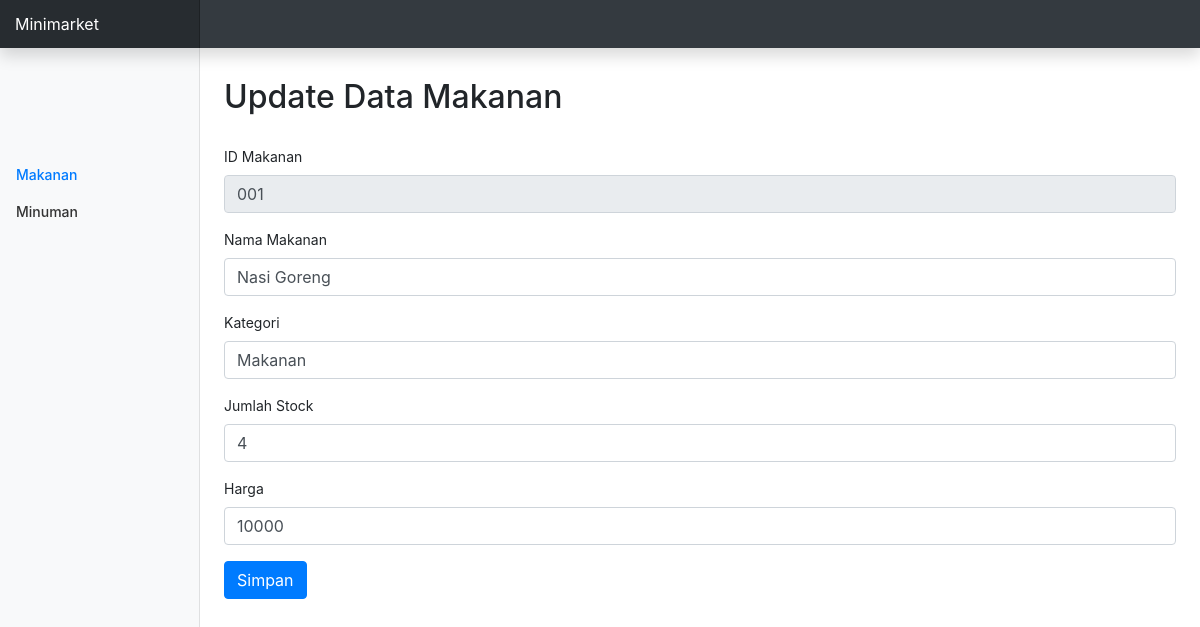
The app's page /update.php?idbarang=001 with its own data.
### tables this page shows
CREATE TABLE `makanan` (
  `idbarang` varchar(20) NOT NULL,
  `namabarang` varchar(100) DEFAULT NULL,
  `kategori` varchar(100) DEFAULT NULL,
  `jumlahstok` char(1) DEFAULT NULL,
  `harga` varchar(200) DEFAULT NULL
);

### conn.php (called while the page is built, shortened)
<?php
function connection() {
   $dbServer = 'localhost';
   $dbUser = 'root';
   $dbPass = '';
   $dbName = "minimarket";
   $conn = mysqli_connect($dbServer, $dbUser, $dbPass);
   mysqli_select_db($conn,$dbName);
   return $conn;
}

### update.php (the view, shortened to what this page needs)
<?php
  include ('conn.php');
  $result = '';
  if ($_SERVER['REQUEST_METHOD'] === 'GET') {
      if (isset($_GET['idbarang'])) {
          $id_upd = $_GET['idbarang'];
          $query = "SELECT * FROM makanan WHERE idbarang = '$id_upd'";
          $result = mysqli_query(connection(),$query);
      }
  }
?>
<!DOCTYPE html>
<html>
  <head>
    <link href="assets/css/bootstrap.min.css" rel="stylesheet">
    <link href="assets/css/dashboard.css" rel="stylesheet">
  </head>
  <body>
    <nav class="navbar navbar-dark fixed-top bg-dark flex-md-nowrap p-0 shadow">
      <a class="navbar-brand col-sm-3 col-md-2 mr-0" href="#">Minimarket</a>
    </nav>
    <div class="container-fluid">
      <div class="row">
        <nav class="col-md-2 d-none d-md-block bg-light sidebar">
          <div class="sidebar-sticky">
            <ul class="nav flex-column" style="margin-top:100px;">
              <li class="nav-item">
                <a class="nav-link active" href="<?php echo "index.php"; ?>">Makanan</a>
              </li>
              <li class="nav-item">
                <a class="nav-link" href="<?php echo "dataminuman.php"; ?>">Minuman</a>
              </li>
            </ul>
          </div>
        </nav>
        <main role="main" class="col-md-9 ml-sm-auto col-lg-10 px-4">
          <h2 style="margin: 30px 0 30px 0;">Update Data Makanan</h2>
          <form action="update.php" method="POST">
            <?php while($data = mysqli_fetch_array($result)): ?>
            <div class="form-group">
              <label>ID Makanan</label>
              <input type="text" class="form-control" placeholder="ID Makanan" name="idbarang" value="<?php echo $data['idbarang'];  ?>" required="required" readonly>
            </div>
            <div class="form-group">
              <label>Nama Makanan</label>
              <input type="text" class="form-control" placeholder="Nama Makanan" name="namabarang" value="<?php echo $data['namabarang'];  ?>" required="required">
            </div>
            <div class="form-group">
              <label>Kategori</label>
              <input type="text" class="form-control" placeholder="Kategori" name="kategori" value="<?php echo $data['kategori'];  ?>" required="required">
            </div>
            <div class="form-group">
              <label>Jumlah Stock</label>
              <input type="text" class="form-control" placeholder="Jumlah Stock" name="jumlahstok" value="<?php echo $data['jumlahstok'];  ?>" required="required">
            </div>
            <div class="form-group">
              <label>Harga</label>
              <input type="text" class="form-control" placeholder="Harga" name="harga" value="<?php echo $data['harga'];  ?>" required="required">
            </div>
            <?php endwhile; ?>
            <button type="submit" class="btn btn-primary">Simpan</button>
          </form>
        </main>
      </div>
    </div>
  </body>
</html>

### assets/css/dashboard.css (style rules this page uses)
body { font-size: .875rem; }
.sidebar { position: fixed; top: 0; bottom: 0; left: 0; z-index: 100; padding: 48px 0 0; box-shadow: inset -1px 0 0 rgba(0, 0, 0, .1); }
.sidebar-sticky { position: relative; top: 0; height: calc(100vh - 48px); padding-top: .5rem; overflow-x: hidden; overflow-y: auto; }
.sidebar .nav-link { font-weight: 500; color: #333; }
.sidebar .nav-link.active { color: #007bff; }
[role="main"] { padding-top: 48px; }
.navbar-brand { padding-top: .75rem; padding-bottom: .75rem; font-size: 1rem; background-color: rgba(0, 0, 0, .25); box-shadow: inset -1px 0 0 rgba(0, 0, 0, .25); }

### records on screen
makanan: idbarang "001", namabarang "Nasi Goreng", kategori "Makanan", jumlahstok "4", harga "10000"
